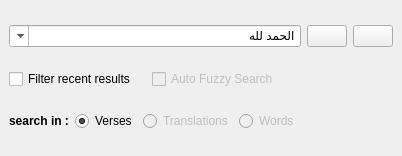
  <widget class="QDockWidget" name="w_searchbar">
   <property name="sizePolicy">
    <sizepolicy hsizetype="Minimum" vsizetype="Minimum">
     <horstretch>0</horstretch>
     <verstretch>0</verstretch>
    </sizepolicy>
   </property>
   <property name="minimumSize">
    <size>
     <width>402</width>
     <height>156</height>
    </size>
   </property>
   <property name="maximumSize">
    <size>
     <width>524287</width>
     <height>200</height>
    </size>
   </property>
   <property name="windowIcon">
    <iconset>
     <normaloff>:/resources/Icon (3).ico</normaloff>:/resources/Icon (3).ico</iconset>
   </property>
   <property name="styleSheet">
    <string notr="true">arora -style=clearlooks</string>
   </property>
   <property name="locale">
    <locale language="English" country="Zimbabwe"/>
   </property>
   <property name="floating">
    <bool>false</bool>
   </property>
   <property name="features">
    <set>QDockWidget::DockWidgetFloatable|QDockWidget::DockWidgetMovable</set>
   </property>
   <property name="allowedAreas">
    <set>Qt::AllDockWidgetAreas</set>
   </property>
   <property name="windowTitle">
    <string>SearchBar</string>
   </property>
   <attribute name="dockWidgetArea">
    <number>1</number>
   </attribute>
   <widget class="QWidget" name="dockWidgetContents_7">
    <layout class="QVBoxLayout" name="verticalLayout_11">
     <item>
      <layout class="QHBoxLayout" name="horizontalLayout_4">
       <item>
        <widget class="QComboBox" name="o_query">
         <property name="sizePolicy">
          <sizepolicy hsizetype="Expanding" vsizetype="Fixed">
           <horstretch>2</horstretch>
           <verstretch>0</verstretch>
          </sizepolicy>
         </property>
         <property name="minimumSize">
          <size>
           <width>125</width>
           <height>0</height>
          </size>
         </property>
         <property name="toolTip">
          <string>Write your query here</string>
         </property>
         <property name="statusTip">
          <string>Write your query here</string>
         </property>
         <property name="whatsThis">
          <string>SearchBar</string>
         </property>
         <property name="layoutDirection">
          <enum>Qt::RightToLeft</enum>
         </property>
         <property name="styleSheet">
          <string notr="true"/>
         </property>
         <property name="editable">
          <bool>true</bool>
         </property>
         <property name="currentIndex">
          <number>0</number>
         </property>
         <property name="maxCount">
          <number>50</number>
         </property>
         <property name="insertPolicy">
          <enum>QComboBox::InsertAlphabetically</enum>
         </property>
         <property name="duplicatesEnabled">
          <bool>false</bool>
         </property>
         <property name="frame">
          <bool>true</bool>
         </property>
         <property name="modelColumn">
          <number>0</number>
         </property>
         <item>
          <property name="text">
           <string>الحمد لله</string>
          </property>
         </item>
         <item>
          <property name="text">
           <string>آية:(يقول)</string>
          </property>
         </item>
        </widget>
       </item>
       <item>
        <widget class="QPushButton" name="o_search">
         <property name="toolTip">
          <string>Click to search</string>
         </property>
         <property name="statusTip">
          <string>Click to search</string>
         </property>
         <property name="text">
          <string/>
         </property>
         <property name="icon">
          <iconset resource="../images/main.qrc">
           <normaloff>:/resources/find.png</normaloff>:/resources/find.png</iconset>
         </property>
         <property name="flat">
          <bool>false</bool>
         </property>
        </widget>
       </item>
       <item>
        <widget class="QPushButton" name="o_clear">
         <property name="toolTip">
          <string>Click to clear searchbar</string>
         </property>
         <property name="statusTip">
          <string>Click to clear searchbar</string>
         </property>
         <property name="text">
          <string/>
         </property>
         <property name="icon">
          <iconset resource="../images/main.qrc">
           <normaloff>:/resources/clear_left.png</normaloff>:/resources/clear_left.png</iconset>
         </property>
        </widget>
       </item>
      </layout>
     </item>
     <item>
      <layout class="QHBoxLayout" name="horizontalLayout_45">
       <item>
        <widget class="QCheckBox" name="o_filter">
         <property name="text">
          <string>Filter recent results</string>
         </property>
        </widget>
       </item>
       <item>
        <spacer name="horizontalSpacer_9">
         <property name="orientation">
          <enum>Qt::Horizontal</enum>
         </property>
         <property name="sizeType">
          <enum>QSizePolicy::Fixed</enum>
         </property>
         <property name="sizeHint" stdset="0">
          <size>
           <width>10</width>
           <height>20</height>
          </size>
         </property>
        </spacer>
       </item>
       <item>
        <widget class="QCheckBox" name="o_autospell">
         <property name="enabled">
          <bool>false</bool>
         </property>
         <property name="text">
          <string>Auto Fuzzy Search</string>
         </property>
        </widget>
       </item>
       <item>
        <spacer name="horizontalSpacer_8">
         <property name="orientation">
          <enum>Qt::Horizontal</enum>
         </property>
         <property name="sizeHint" stdset="0">
          <size>
           <width>40</width>
           <height>20</height>
          </size>
         </property>
        </spacer>
       </item>
      </layout>
     </item>
     <item>
      <layout class="QHBoxLayout" name="horizontalLayout_8">
       <item>
        <widget class="QLabel" name="label_33">
         <property name="sizePolicy">
          <sizepolicy hsizetype="Preferred" vsizetype="Minimum">
           <horstretch>0</horstretch>
           <verstretch>0</verstretch>
          </sizepolicy>
         </property>
         <property name="font">
          <font>
           <weight>75</weight>
           <bold>true</bold>
          </font>
         </property>
         <property name="text">
          <string>search in :</string>
         </property>
        </widget>
       </item>
       <item>
        <widget class="QRadioButton" name="o_search_in_ayas">
         <property name="text">
          <string>Verses</string>
         </property>
         <property name="checked">
          <bool>true</bool>
         </property>
        </widget>
       </item>
       <item>
        <widget class="QRadioButton" name="o_search_in_trads">
         <property name="enabled">
          <bool>false</bool>
         </property>
         <property name="text">
          <string>Translations</string>
         </property>
        </widget>
       </item>
       <item>
        <widget class="QRadioButton" name="o_search_in_words">
         <property name="enabled">
          <bool>false</bool>
         </property>
         <property name="text">
          <string>Words</string>
         </property>
        </widget>
       </item>
       <item>
        <spacer name="horizontalSpacer_5">
         <property name="orientation">
          <enum>Qt::Horizontal</enum>
         </property>
         <property name="sizeHint" stdset="0">
          <size>
           <width>40</width>
           <height>20</height>
          </size>
         </property>
        </spacer>
       </item>
      </layout>
     </item>
    </layout>
   </widget>
  </widget>
